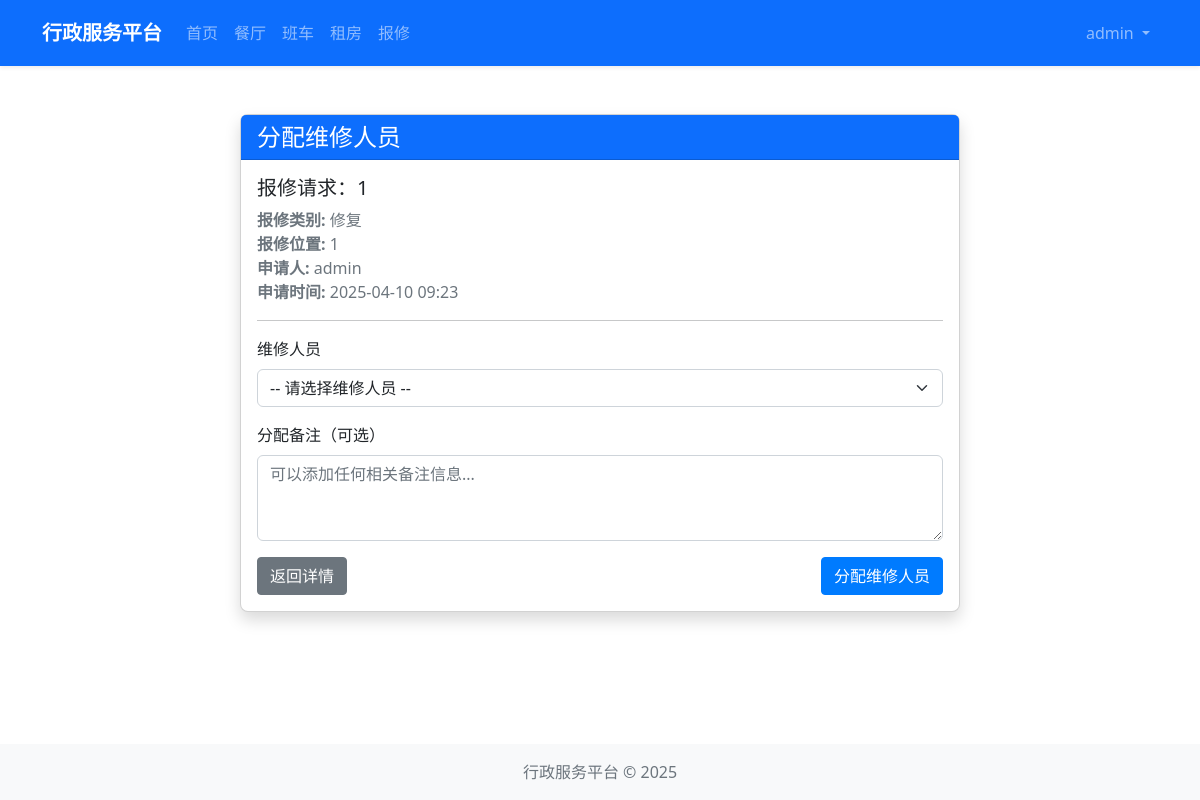
/repair/admin/assign/1 (signed in), run on the app's committed database.
### models/user.py (models this page shows, shortened)
class User(UserMixin, db.Model):
    __tablename__ = 'users'
    id = db.Column(db.Integer, primary_key=True)
    username = db.Column(db.String(64), unique=True, nullable=False)
    email = db.Column(db.String(120), unique=True, nullable=False)
    password_hash = db.Column(db.String(128))
    role = db.Column(db.String(20), default='user')  # 'admin' or 'user'
    created_at = db.Column(db.DateTime, default=datetime.utcnow)
    def is_admin(self):
        return self.role == 'admin'

### models/repair.py (models this page shows, shortened)
class RepairRequest(db.Model):
    __tablename__ = 'repair_requests'
    id = db.Column(db.Integer, primary_key=True)
    user_id = db.Column(db.Integer, db.ForeignKey('users.id'), nullable=False)
    category_id = db.Column(db.Integer, db.ForeignKey('repair_categories.id'), nullable=False)
    title = db.Column(db.String(100), nullable=False)
    description = db.Column(db.Text, nullable=False)
    location = db.Column(db.String(200), nullable=False)
    contact_phone = db.Column(db.String(20))
    preferred_time = db.Column(db.String(100))
    priority = db.Column(db.String(20), default='normal')  # low, normal, high, urgent
    status = db.Column(db.String(20), default='pending')  # pending, assigned, in_progress, completed, canceled
    created_at = db.Column(db.DateTime, default=datetime.utcnow)
    updated_at = db.Column(db.DateTime, default=datetime.utcnow, onupdate=datetime.utcnow)
    assignments = db.relationship('RepairAssignment', backref='request', lazy=True)
    user = db.relationship('User', backref=db.backref('repair_requests', lazy=True))
    photos = db.relationship('RepairPhoto', backref='request', lazy=True, cascade='all, delete-orphan')

class RepairCategory(db.Model):
    __tablename__ = 'repair_categories'
    id = db.Column(db.Integer, primary_key=True)
    name = db.Column(db.String(100), nullable=False)
    description = db.Column(db.Text)
    created_at = db.Column(db.DateTime, default=datetime.utcnow)
    repair_requests = db.relationship('RepairRequest', backref='category', lazy=True)

### routes/repair.py (the view, shortened to what this page needs)
@repair_bp.route('/admin/assign/<int:request_id>', methods=['GET', 'POST'])
@login_required
def assign_staff(request_id):
    if not current_user.is_admin():
        abort(403)
    repair_request = RepairRequest.query.get_or_404(request_id)
    if repair_request.status not in ['pending', 'assigned']:
        flash('只能为待处理或重新分配的请求分配维修人员。', 'danger')
        return redirect(url_for('repair.process_request', id=request_id))
    available_staff = RepairStaff.query.filter_by(availability='available').all()
    return render_template('repair/admin/assign_staff.html',
                          request=repair_request,
                          staff=available_staff)

### extensions.py (called while the page is built)
def init_extensions(app):
    db.init_app(app)
    login_manager.init_app(app)
    csrf.init_app(app)
    login_manager.login_view = 'auth.login'
    from models.user import User
    @login_manager.user_loader
    def load_user(user_id):
        return User.query.get(int(user_id))

### templates/repair/admin/assign_staff.html (shortened to what this page needs)
{% extends 'layout.html' %}
{% block content %}
<div class="container mt-4">
    <div class="row justify-content-center">
        <div class="col-md-8">
            <div class="card shadow">
                <div class="card-header bg-primary text-white">
                    <h4 class="mb-0">分配维修人员</h4>
                </div>
                <div class="card-body">
                    <h5 class="card-title">报修请求：{{ request.title }}</h5>
                    <p class="text-muted">
                        <strong>报修类别:</strong> {{ request.category.name }}<br>
                        <strong>报修位置:</strong> {{ request.location }}<br>
                        <strong>申请人:</strong> {{ request.user.username }}<br>
                        <strong>申请时间:</strong> {{ request.created_at.strftime('%Y-%m-%d %H:%M') }}
                    </p>
                    <hr>
                    <form method="POST" action="{{ url_for('repair.admin_assign_staff', id=request.id) }}">
                        <div class="form-group mb-3">
                            <label for="staff_id" class="form-label">维修人员</label>
                            <select class="form-select" id="staff_id" name="staff_id" required>
                                <option value="">-- 请选择维修人员 --</option>
                            </select>
                        </div>
                        <div class="form-group mb-3">
                            <label for="note" class="form-label">分配备注（可选）</label>
                            <textarea class="form-control" id="note" name="note" rows="3"
                                      placeholder="可以添加任何相关备注信息..."></textarea>
                        </div>
                        <div class="d-flex justify-content-between">
                            <a href="{{ url_for('repair.request_detail', id=request.id) }}" class="btn btn-secondary">
                                 返回详情
                            </a>
                            <button type="submit" class="btn btn-primary">
                                 分配维修人员
                            </button>
                        </div>
                    </form>
                </div>
            </div>
        </div>
    </div>
</div>
{% endblock %}

### templates/layout.html (shortened to what this page needs)
<!DOCTYPE html>
<html lang="zh-CN">
<head>
    <link href="https://cdn.jsdelivr.net/npm/bootstrap@5.2.3/dist/css/bootstrap.min.css" rel="stylesheet">
    <link rel="stylesheet" href="{{ url_for('static', filename='css/style.css') }}">
</head>
<body>
    <nav class="navbar navbar-expand-lg navbar-dark bg-primary">
        <div class="container">
            <a class="navbar-brand" href="{{ url_for('main.index') }}">行政服务平台</a>
            <div class="collapse navbar-collapse" id="navbarSupportedContent">
                <ul class="navbar-nav me-auto mb-2 mb-lg-0">
                    <li class="nav-item">
                        <a class="nav-link" href="{{ url_for('main.index') }}">首页</a>
                    </li>
                    <li class="nav-item">
                        <a class="nav-link" href="{{ url_for('restaurant.index') }}">餐厅</a>
                    </li>
                    <li class="nav-item">
                        <a class="nav-link" href="{{ url_for('shuttle.index') }}">班车</a>
                    </li>
                    <li class="nav-item">
                        <a class="nav-link" href="{{ url_for('housing.index') }}">租房</a>
                    </li>
                    <li class="nav-item">
                        <a class="nav-link" href="{{ url_for('repair.index') }}">报修</a>
                    </li>
                </ul>
                <ul class="navbar-nav ms-auto">
                    {% if current_user.is_authenticated %}
                        <li class="nav-item dropdown">
                            <a class="nav-link dropdown-toggle" href="#" id="navbarDropdown" role="button" data-bs-toggle="dropdown" aria-expanded="false">
                                {{ current_user.username }}
                            </a>
                        </li>
                    {% endif %}
                </ul>
            </div>
        </div>
    </nav>
    <main class="container mt-4 mb-4">
        {% block content %}{% endblock %}
    </main>
    <footer class="footer bg-light py-3 mt-auto">
        <div class="container text-center">
            <span class="text-muted">行政服务平台 &copy; {{ now.year }}</span>
        </div>
    </footer>
</body>
</html>

### static/css/style.css (style rules this page uses)
body { display: flex; flex-direction: column; min-height: 100vh; }
main { flex: 1; }
.footer { margin-top: auto; }
.card { border-radius: 0.5rem; box-shadow: 0 0.125rem 0.25rem rgba(0, 0, 0, 0.075); transition: all 0.3s ease; }
.btn { border-radius: 0.25rem; padding: 0.375rem 0.75rem; font-weight: 500; }
.btn-primary { background-color: #007bff; border-color: #007bff; }
.navbar { padding: 0.8rem 1rem; box-shadow: 0 0.125rem 0.25rem rgba(0, 0, 0, 0.075); }
.navbar-brand { font-weight: 600; font-size: 1.25rem; }

### data on the page
User: username "admin", user.username "admin"
RepairRequest: title "1", location "1", created_at "2025-04-10 09:23"
RepairCategory: category.name "修复"
